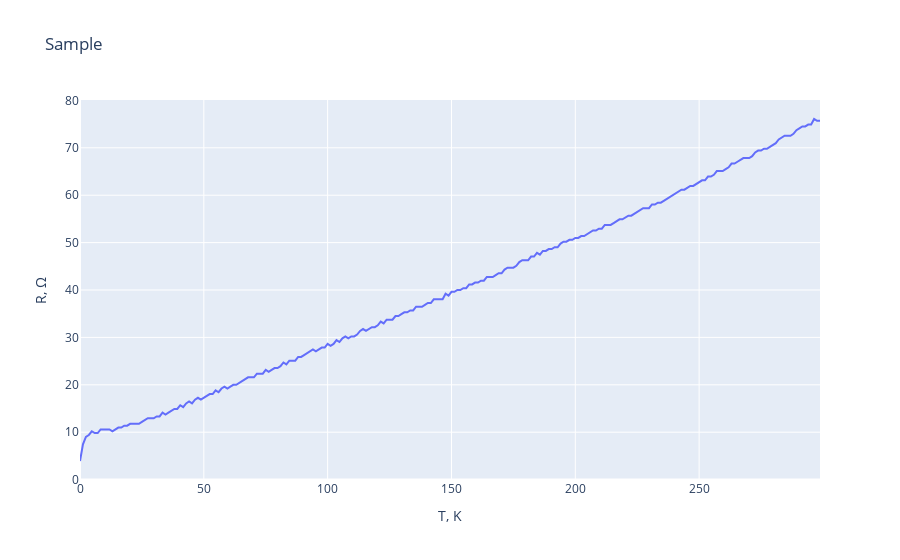

Source (notebook cell):
### Code cell
fig = px.line(df, x=df.columns[0], y=df.columns[1], title='Sample')
fig.show()

### Figure 1 — Plotly figure (JSON) as saved in the notebook; plotly's stock layout.template omitted (floating-point values rounded to 4 significant figures; data arrays with more than 128 entries replaced by an {"elided": "..."} marker saying what was removed)
{"data": [{"hovertemplate": "T, K=%{x}<br>R, Ω=%{y}<extra></extra>", "legendgroup": "", "line": {"color": "#636efa", "dash": "solid"}, "marker": {"symbol": "circle"}, "mode": "lines", "name": "", "orientation": "v", "showlegend": false, "type": "scatter", "x": {"elided": "252 float values"}, "xaxis": "x", "y": {"elided": "252 float values"}, "yaxis": "y"}], "layout": {"legend": {"tracegroupgap": 0}, "title": {"text": "Sample"}, "xaxis": {"anchor": "y", "domain": [0, 1], "title": {"text": "T, K"}}, "yaxis": {"anchor": "x", "domain": [0, 1], "title": {"text": "R, Ω"}}}}
